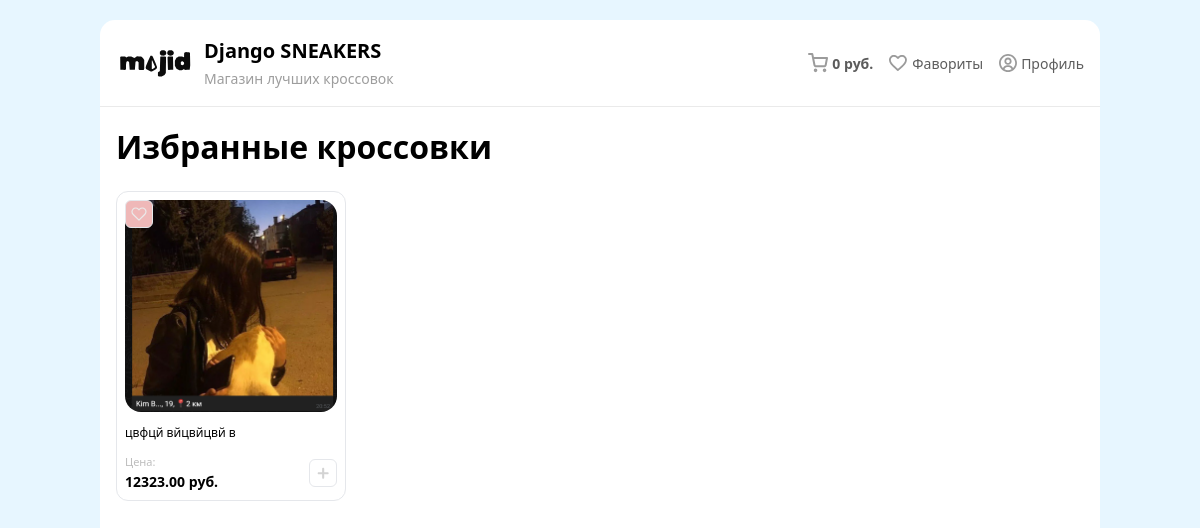
The page /favorites/ (signed in) on the database its author committed.
### sneakers/models.py (models this page shows, shortened)
class Sneaker(models.Model):
    brand = models.ForeignKey(
        SneakerBrand, on_delete=models.CASCADE, verbose_name="Бренд"
    )
    model = models.CharField(max_length=100, verbose_name="Модель")
    price = models.DecimalField(max_digits=10, decimal_places=2, verbose_name="Цена")
    size = models.DecimalField(max_digits=4, decimal_places=1, verbose_name="Размер")
    color = models.ForeignKey(
        SneakerColor, on_delete=models.CASCADE, verbose_name="Цвет"
    )
    description = models.TextField(blank=True, verbose_name="Описание")
    image = models.ImageField(
        upload_to="sneakers/", verbose_name="Изображение", blank=True, null=True
    )
    stock = models.PositiveIntegerField(verbose_name="В наличии")
    created_at = models.DateTimeField(auto_now_add=True, verbose_name="Дата создания")
    updated_at = models.DateTimeField(auto_now=True, verbose_name="Дата обновления")
    created_by = models.ForeignKey(
        settings.AUTH_USER_MODEL, on_delete=models.SET_NULL, null=True, blank=True, verbose_name="Создатель"
    )
    class Meta:
        verbose_name = "Кроссовок"
        verbose_name_plural = "Кроссовки"
        ordering = ["brand", "model"]

### sneakers/views.py (the view)
# urls.py: path("favorites/", favorite_list, name="favorite_list"),
@login_required
def favorite_list(request):
    favorite_sneakers = Sneaker.objects.filter(favorite__user=request.user)
    return render(
        request,
        "favorites.html",
        {
            "favorite_sneakers": favorite_sneakers,
        }
    )

### sneakers/context_processors.py (called while the page is built)
def cart_items_processor(request):
    if request.user.is_authenticated:
        cart, created = Cart.objects.get_or_create(user=request.user)
        cart_items = cart.items.all()
    else:
        cart_items = []
    return {
        'cart   _items': cart_items
    }

### sneakers/templatetags/custom_total_cart.py (called while the page is built)
@register.simple_tag(takes_context=True)
def total_price(context):
    cart_items = context.get('cart_items', [])
    if not cart_items:
        return 0
    result = sum(item.sneaker.price * item.quantity for item in cart_items)
    return result

### templates/favorites.html (shortened to what this page needs)
{% extends 'base.html' %}
{% load static %}
{% block content %}
<div class="p-4">
  <h1 class="text-[32px] font-bold pb-[20px]">Избранные кроссовки</h1>
  {% if favorite_sneakers %}
    <div class="grid grid-cols-4 gap-4">
      {% for sneaker in favorite_sneakers %}
      <div class="border flex flex-col relative rounded-[12px] p-2 hover:shadow-md transition-[.3s]">
        <form
          class="absolute top-2 left-2"
          action="{% url 'remove_favorite' sneaker.id %}"
          method="post"
        >
          <button
            type="submit"
            class="items-center justify-center border rounded-md w-[28px] h-[28px] flex bg-[#EFB8B8]"
          >
            <img src="{% static 'img/card/heart.svg' %}" alt="Like" />
          </button>
        </form>
        <div class="w-full">
          <img
            class="w-full aspect-[1/1] object-cover rounded-[16px] object-center"
            src="{% if sneaker.image %}{{ sneaker.image.url }}{% else %}{% static 'img/card/defaultImage.svg' %}{% endif %}"
            alt="{{ sneaker.model }}"
          />
        </div>
        <h4 class="text-[12px] my-3 flex-1">
          {{ sneaker.description|slice:":100" }}{% if sneaker.description|length > 70 %}... {% endif %}
        </h4>
        <div class="flex justify-between items-center">
          <div class="flex flex-col">
            <span class="text-[#bdbdbd] text-[11px] font-medium">Цена:</span>
            <b class="font-bold text-[14px]">{{ sneaker.price }} руб.</b>
          </div>
          <form action="{% url 'toggle_from_cart' sneaker.id %}" method="post">
            <button
              type="submit"
              class="w-[28px] h-[28px] flex items-center justify-center border rounded-md
              {% if sneaker.id in cart_sneaker_ids %} bg-[#3CC755] {% else %} bg-[#ffffff] {% endif %}"
            >
              <img src="{% static 'img/card/plus.svg' %}" alt="Add to Cart" />
            </button>
          </form>
        </div>
      </div>
      {% endfor %}
    </div>
  {% else %}
    <p>У вас нет избранных кроссовок.</p>
  {% endif %}
</div>
{% endblock content %}

### static/css/style.css (style rules this page uses)
* { box-sizing: border-box; }

### rows shown on the page
Sneaker: image (picture), description "цвфцй вйцвйцвй в", price "12323.00"
